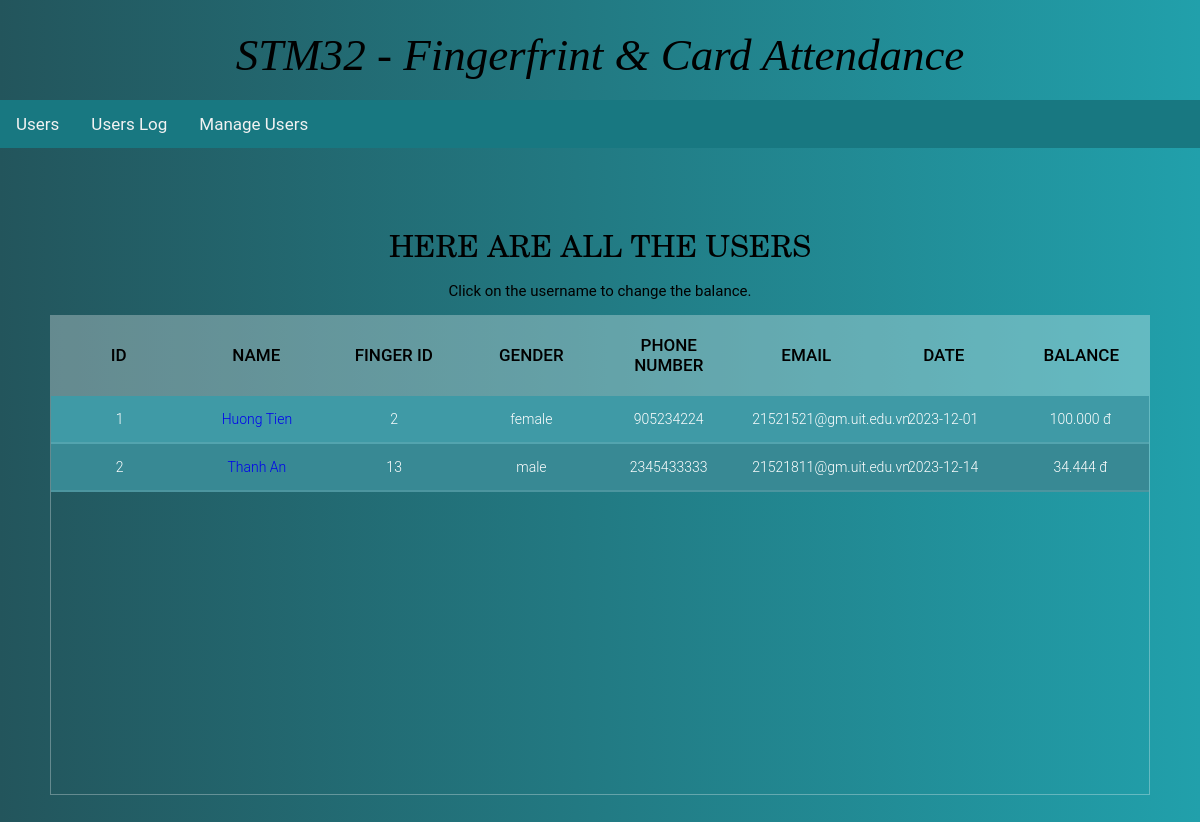
/php/index.php, run on the app's committed database.
### tables this page shows
CREATE TABLE `users` (
  `id` int(11) NOT NULL,
  `username` varchar(100) NOT NULL,
  `phonenumber` double NOT NULL,
  `gender` varchar(10) NOT NULL,
  `email` varchar(50) NOT NULL,
  `fingerprint_id` int(11) NOT NULL,
  `fingerprint_select` tinyint(1) NOT NULL DEFAULT 0,
  `user_date` date NOT NULL,
  `time_in` time NOT NULL,
  `del_fingerid` tinyint(1) NOT NULL DEFAULT 0,
  `add_fingerid` tinyint(1) NOT NULL DEFAULT 0,
  `balance` double NOT NULL DEFAULT 0
);

### php/index.php (the view, shortened to what this page needs)
<!DOCTYPE html>
<html>
<head>
<link rel="stylesheet" type="text/css" href="css/Users.css">
</head>
<body>
<?php include'header.php'; ?>
<main>
    <section>
    <h1 class="slideInDown animated">Here are all the Users</h1>
    <body>
        <center>
            <p class="slideInDown animated">Click on the username to change the balance.</p>
        </center>
    </body>
    <div class="tbl-header slideInRight animated">
        <table cellpadding="0" cellspacing="0" border="0">
        <thead class="border-t border-slate-200 bg-slate-50 dark:border-slate-200/10 dark:bg-slate-800/75">
            <tr>
                <th scope="col" class="text-left relative w-12 px-6 sm:w-16 sm:px-8">
                    ID
                </th>
                <th scope="col" class="px-3 py-4 text-left text-sm font-semibold tracking-wide text-slate-900 whitespace-nowrap dark:text-slate-200">
                    Name
                </th>
                <th scope="col" class="px-3 py-4 text-left text-sm font-semibold tracking-wide text-slate-900 whitespace-nowrap dark:text-slate-200">
                    Finger ID
                </th>
                <th scope="col" class="px-3 py-4 text-left text-sm font-semibold tracking-wide text-slate-900 whitespace-nowrap dark:text-slate-200">
                    Gender
                </th>
                <th scope="col" class="px-3 py-4 text-center text-sm font-semibold tracking-wide text-slate-900 whitespace-nowrap dark:text-slate-200">
                    Phone Number
                </th>
                <th scope="col" class="pl-3 pr-4 py-4 text-left text-sm font-semibold tracking-wide text-slate-900 whitespace-nowrap sm:pr-6 dark:text-slate-200">
                    Email
                </th>
                <th scope="col" class="pl-3 pr-4 py-4 text-left text-sm font-semibold tracking-wide text-slate-900 whitespace-nowrap sm:pr-6 dark:text-slate-200">
                    Date
                </th>
                <th scope="col" class="pl-3 pr-4 py-4 text-left text-sm font-semibold tracking-wide text-slate-900 whitespace-nowrap sm:pr-6 dark:text-slate-200">
                    Balance
                </th>
            </tr>
        </thead>
        </table>
    </div>
  <div class="tbl-content slideInRight animated">
    <table cellpadding="0" cellspacing="0" border="0">
      <tbody>
        <?php
          require'connectDB.php';
            $sql = "SELECT * FROM users WHERE NOT username='' ORDER BY id ASC";
            $result = mysqli_stmt_init($conn);
            if (!mysqli_stmt_prepare($result, $sql)) {
                echo '<p class="error">SQL Error</p>';
            }
            else{
              mysqli_stmt_execute($result);
                $resultl = mysqli_stmt_get_result($result);
              if (mysqli_num_rows($resultl) > 0){
                  while ($row = mysqli_fetch_assoc($resultl)){
          ?>
                    <tr class="relative hover:bg-slate-50">
                        <td class="relative w-12 px-6 sm:w-16 sm:px-8">
                            <span>
                                <?php echo $row['id']; ?>
                            </span>
                        </td>
                        <td class="relative px-3 py-4 font-medium text-sm text-slate-900 text-left whitespace-nowrap">
                            <div class="flex items-center">
                                <div class="ml-4">
                                    <a href="backup.php?id=<?php echo $row['id']; ?>" class="inline-flex items-center truncate hover:text-sky-600 dark:hover:text-sky-400">
                                        <span>
                                            <?php echo $row['username']; ?>
                                        </span>
                                    </a>
                                </div>
                            </div>
                        </td>
                        <td class="relative px-3 py-4 text-sm text-slate-500 text-center whitespace-nowrap">
                            <span class="inline-flex items-center rounded-full font-medium bg-green-50 text-green-700 ring-1 ring-inset ring-green-600/20 dark:bg-green-500/10 dark:text-green-400 dark:ring-green-500/20 text-xs px-2 py-1">
                                <?php echo $row['fingerprint_id']; ?>
                            </span>
                        </td>
                        <td class="pl-3 pr-4 py-4 text-left text-sm text-slate-500 whitespace-nowrap sm:pr-6">
                            <span>
                                <?php echo $row['gender']; ?>
                            </span>
                        </td>
                        <td class="pl-3 pr-4 py-4 text-left text-sm text-slate-500 whitespace-nowrap sm:pr-6">
                            <span>
                                <?php echo $row['phonenumber']; ?>
                            </span>
                        </td>
                        <td class="pl-3 pr-4 py-4 text-left text-sm text-slate-500 whitespace-nowrap sm:pr-6">
                            <span>
                                <?php echo $row['email']; ?>
                            </span>
                        </td>
                        <td class="pl-3 pr-4 py-4 text-left text-sm text-slate-500 whitespace-nowrap sm:pr-6">
                            <span>
                                <?php echo $row['user_date']; ?>
                            </span>
                        </td>
                        <td class="pl-3 pr-4 py-4 text-left text-sm text-slate-500 whitespace-nowrap sm:pr-6">
                            <span>
                                <?php echo number_format($row['balance'] / 1, 0, ',', '.') . ' đ'; ?>
                            </span>
                        </td>
                    </tr>
        <?php
                }
            }
          }
        ?>
      </tbody>
    </table>
  </div>
</section>
</main>
</body>
</html>

### php/header.php (shortened to what this page needs)
<head>
<link rel="stylesheet" href="https://cdnjs.cloudflare.com/ajax/libs/font-awesome/4.7.0/css/font-awesome.min.css">
<link rel="stylesheet" type="text/css" href="css/header.css">
</head>
<header>
<div class="header">
	<div class="logo">
		<a href="index.php">STM32 - Fingerfrint & Card Attendance</a>
	</div>
</div>
<div class="topnav" id="myTopnav">
	<a href="index.php">Users</a>
    <a href="UsersLog.php">Users Log</a>
    <a href="ManageUsers.php">Manage Users</a>
</div>
</header>

### php/css/Users.css (style rules this page uses)
h1 { font-size: 30px; color: #000; text-transform: uppercase; font-weight: 300; font-family: New Century Schoolbook, TeX Gyre Schola, serif; text-align: center; margin-bottom: 15px; }
table { width:100%; table-layout: fixed; }
.tbl-header { background-color: rgba(255,255,255,0.3); }
.tbl-content { height:400px; overflow-x:auto; margin-top: 0px; border: 1px solid rgba(255,255,255,0.3); }
th { padding: 20px 15px; text-align: center; font-weight: 500; font-size: 17px; color: #000; text-transform: uppercase; }
td { padding: 15px; text-align: center; vertical-align:middle; font-weight: 300; font-size: 14px; color: #fff; border-bottom: solid 2px rgba(255,255,255,0.1); }
section { margin: 50px; }
section { overflow-x:hidden; }
.slideInRight { animation-name: slideInRight; }
.slideInDown { animation-name: slideInDown; }
.animated { animation-duration: 1s; animation-fill-mode: both; }

### php/css/header.css (style rules this page uses)
* { text-decoration: none; box-sizing: border-box; }
body { background: -webkit-linear-gradient(left, #0e251f, #21a0ab); background: linear-gradient(to right, #23555c, #21a0ab); font-family: 'Roboto', sans-serif; margin: 0; font-size: 15px; }
header, main { width: 100%; display: block; margin: 0 auto; }
.header { padding: 5px; width: 100%; height: 100px; }
.logo a { text-decoration: none; font-family: Luminari, fantasy; font-size: 45px; color: #000000; font-style: italic; text-align: center; vertical-align: middle; line-height: 100px; display: block; }
.topnav { overflow: hidden; background-color: #187881; }
.topnav a { float: left; display: block; color: #f2f2f2; text-align: center; padding: 14px 16px; text-decoration: none; font-size: 17px; }
tbody tr:nth-child(even) { background-color: #388994; }
tbody tr:nth-child(odd) { background-color: #3f9aa6; }

### data on the page
users: id "1", username "Huong Tien", fingerprint "2", gender "female", phonenumber "905234224", email "21521521@gm.uit.edu.vn", user_date "2023-12-01", $row['balance']/1 "100.000"
users: id "2", username "Thanh An", fingerprint "13", gender "male", phonenumber "2345433333", email "21521811@gm.uit.edu.vn", user_date "2023-12-14", $row['balance']/1 "34.444"
